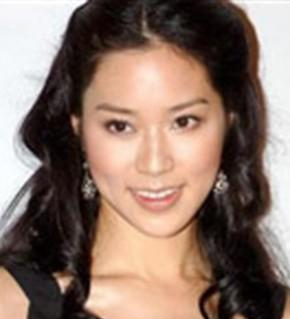
#> input picture src/api_test/img/01.jpg, 290 x 319 px
$ python imread_lab1.py
#> lines starting #> are read from the running program, lines starting #| are printed output that depends on the picture
'''
Created on 2018-08-01

@author: steven
'''

from cv2 import imread, split, merge
import os
from os.path import sep
from ipdb import set_trace
import matplotlib.pyplot as plt

file = os.path.dirname(__file__)+ sep + '..' + sep + 'img' + sep + '01.jpg'
print('file path: ', file)

img = imread(file)
#> img is the input picture: shape (319, 290, 3); mean B, G, R 105.5, 117, 139.4
b, g, r = split(img)
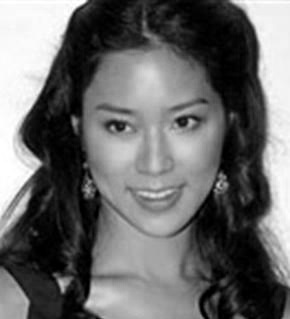
#> b: shape (319, 290); min 0, max 255, mean 105.5
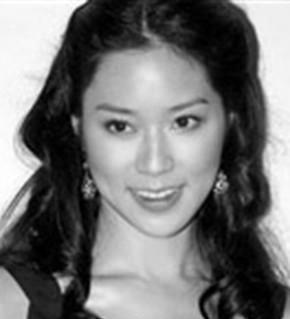
#> g: shape (319, 290); min 0, max 255, mean 117
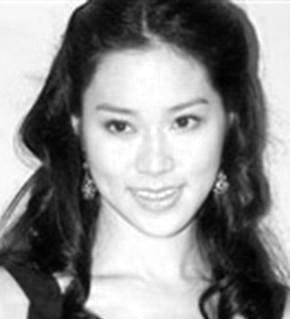
#> r: shape (319, 290); min 0, max 255, mean 139.4

img_rgb = merge([r, g, b])

def show_raw2(img, cmap=None):
    set_trace()
    plt.imshow(img, cmap=cmap, interpolation='bicubic')
    plt.show()
